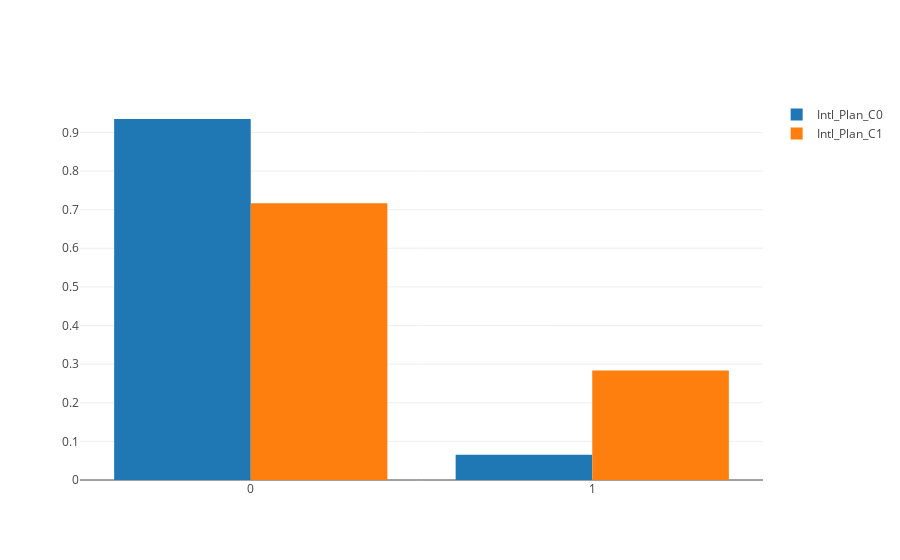

Notebook source saved alongside this figure:
### Markdown cell above
### Probability of non-churn customers is high for less customer service calls while probability of churn customers is higher for more number of customer service calls.

### Code cell
filtered_by_churn_0 = df5.filter(F.col('churn') == 0).select(F.col('Intl_Plan').alias('Intl_Plan_C0'))
filtered_by_churn_1 = df5.filter(F.col('churn') == 1).select(F.col('Intl_Plan').alias('Intl_Plan_C1'))
data = Data([
        Histogram(x=filtered_by_churn_0.toPandas()['Intl_Plan_C0'], name="Intl_Plan_C0", histnorm='probability'),
        Histogram(x=filtered_by_churn_1.toPandas()['Intl_Plan_C1'], name="Intl_Plan_C1", histnorm='probability')
    ])

iplot(data, filename="Intl_Plan")

### Figure 1 — Plotly figure (JSON) as saved in the notebook; plotly's stock layout.template omitted (floating-point values rounded to 4 significant figures; data arrays with more than 128 entries replaced by an {"elided": "..."} marker saying what was removed)
{"data": [{"histnorm": "probability", "name": "Intl_Plan_C0", "type": "histogram", "x": {"elided": "2850 int values"}}, {"histnorm": "probability", "name": "Intl_Plan_C1", "type": "histogram", "x": {"elided": "483 int values"}}], "layout": {}}
